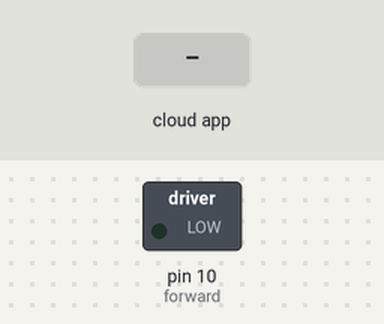
Simulated run of this sketch. Board: Arduino Uno, built with avr-gcc and run on an emulated ATmega328P. On the bench: switched loads named in the sketch (green lamp = pin HIGH). The inputs (shaded band) are chosen by the test bench. The ROS host is connected and sends only what is stated.

Above: at 1.2 s.
1.3 s: the phone or cloud app sets chatter to 0
At 2.5 s:
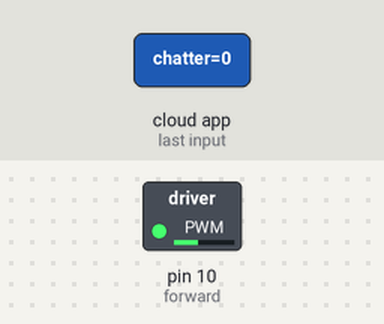
Timing chart, 0 to 4.3 s (numbered marks = the images above; inputs shaded):
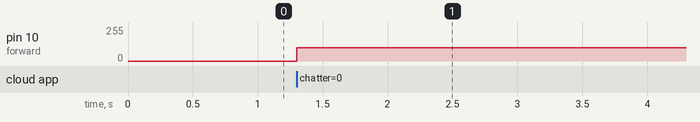

Measured:
- after the input at 1.3 s, pin 10 (forward): 0/255 → 100/255 at once

The sketch:

rosmotorcontrol.ino
```cpp
/*
 * rosserial Subscriber Example
 * Blinks an LED on callback
 */

#include <ros.h>
#include <std_msgs/Int16.h>

int forward = 10;
int left =8;
int right =9;
int stop1 =11;
int a;
// ESC signal wire connected to pin 11 on arduino
int  val =100;

ros::NodeHandle  nh;

void messageCb( const std_msgs::Int16& msg)
{
      a=msg.data;


    if(a == 0)                                        // straight

 {

    nh.loginfo("tyhe val is ");
   analogWrite(forward, val);
   delay(10);

}
 if(a== 1)                                        // left

 {
   analogWrite(left, val);
   delay(10);
 }
if(a== 2)                                        // left

 {
   analogWrite(left, val);
   delay(10);
 }

 if(a== 3)                                        //right
 {
   analogWrite(right, val);
   delay(10);

}


 if(a== 4)                                        //right
 {
   analogWrite(right, val);
   delay(10);

}


}

ros::Subscriber<std_msgs::Int16> sub("chatter", &messageCb);

void setup()
{
  nh.initNode();
  nh.subscribe(sub);


}

void loop()
{

  nh.spinOnce();
  delay(1);
}
```
